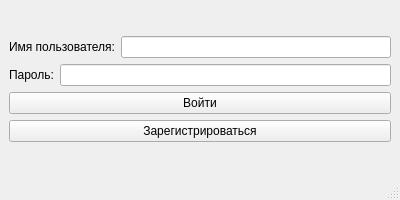
<?xml version="1.0" encoding="UTF-8"?>
<ui version="4.0">
 <class>Authorization</class>
 <widget class="QMainWindow" name="Authorization">
  <property name="geometry">
   <rect>
    <x>0</x>
    <y>0</y>
    <width>400</width>
    <height>200</height>
   </rect>
  </property>
  <property name="windowTitle">
   <string>Вход</string>
  </property>
  <widget class="QWidget" name="centralwidget">
   <layout class="QVBoxLayout" name="verticalLayout_2">
    <item>
     <layout class="QVBoxLayout" name="verticalLayout">
      <item>
       <layout class="QHBoxLayout" name="horizontalLayout">
        <item>
         <widget class="QLabel" name="uasername_label">
          <property name="text">
           <string>Имя пользователя:</string>
          </property>
         </widget>
        </item>
        <item>
         <widget class="QLineEdit" name="username_edit"/>
        </item>
       </layout>
      </item>
      <item>
       <layout class="QHBoxLayout" name="horizontalLayout_2">
        <item>
         <widget class="QLabel" name="password_label">
          <property name="text">
           <string>Пароль:</string>
          </property>
         </widget>
        </item>
        <item>
         <widget class="QLineEdit" name="password_edit">
          <property name="echoMode">
           <enum>QLineEdit::Password</enum>
          </property>
         </widget>
        </item>
       </layout>
      </item>
      <item>
       <layout class="QVBoxLayout" name="verticalLayout_3">
        <item>
         <widget class="QPushButton" name="login_button">
          <property name="text">
           <string>Войти</string>
          </property>
         </widget>
        </item>
        <item>
         <widget class="QPushButton" name="signup_button">
          <property name="text">
           <string>Зарегистрироваться</string>
          </property>
         </widget>
        </item>
       </layout>
      </item>
     </layout>
    </item>
   </layout>
  </widget>
  <widget class="QMenuBar" name="menubar">
   <property name="geometry">
    <rect>
     <x>0</x>
     <y>0</y>
     <width>400</width>
     <height>22</height>
    </rect>
   </property>
  </widget>
  <widget class="QStatusBar" name="statusbar"/>
 </widget>
 <resources/>
 <connections/>
</ui>
